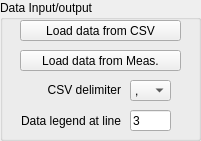
  <widget class="QGroupBox" name="groupBox_IO">
   <property name="geometry">
    <rect>
     <x>9</x>
     <y>9</y>
     <width>201</width>
     <height>141</height>
    </rect>
   </property>
   <property name="title">
    <string>Data Input/output</string>
   </property>
   <widget class="CustomControls::PushButton" name="pbLoadCSV">
    <property name="geometry">
     <rect>
      <x>20</x>
      <y>20</y>
      <width>161</width>
      <height>21</height>
     </rect>
    </property>
    <property name="accessibleName">
     <string>LoadCSV(sim)</string>
    </property>
    <property name="text">
     <string>Load data from CSV</string>
    </property>
    <property name="checkable">
     <bool>false</bool>
    </property>
   </widget>
   <widget class="CustomControls::PushButton" name="pbLoadMeas">
    <property name="geometry">
     <rect>
      <x>20</x>
      <y>50</y>
      <width>161</width>
      <height>21</height>
     </rect>
    </property>
    <property name="accessibleName">
     <string>LoadMeas(sim)</string>
    </property>
    <property name="text">
     <string>Load data from Meas.</string>
    </property>
    <property name="checkable">
     <bool>false</bool>
    </property>
   </widget>
   <widget class="CustomControls::ComboBox" name="cb_delim">
    <property name="geometry">
     <rect>
      <x>130</x>
      <y>80</y>
      <width>41</width>
      <height>21</height>
     </rect>
    </property>
    <property name="accessibleName">
     <string>CSV_DELIM</string>
    </property>
    <item>
     <property name="text">
      <string>,</string>
     </property>
    </item>
    <item>
     <property name="text">
      <string>;</string>
     </property>
    </item>
   </widget>
   <widget class="QLabel" name="label">
    <property name="geometry">
     <rect>
      <x>10</x>
      <y>80</y>
      <width>111</width>
      <height>20</height>
     </rect>
    </property>
    <property name="text">
     <string>CSV delimiter</string>
    </property>
    <property name="alignment">
     <set>Qt::AlignRight|Qt::AlignTrailing|Qt::AlignVCenter</set>
    </property>
   </widget>
   <widget class="CustomControls::LineEdit" name="le_LegendLine">
    <property name="geometry">
     <rect>
      <x>130</x>
      <y>110</y>
      <width>41</width>
      <height>21</height>
     </rect>
    </property>
    <property name="accessibleName">
     <string>CSVLegendLine</string>
    </property>
    <property name="text">
     <string>3</string>
    </property>
    <property name="alignment">
     <set>Qt::AlignLeading|Qt::AlignLeft|Qt::AlignVCenter</set>
    </property>
   </widget>
   <widget class="QLabel" name="label_2">
    <property name="geometry">
     <rect>
      <x>10</x>
      <y>110</y>
      <width>111</width>
      <height>21</height>
     </rect>
    </property>
    <property name="text">
     <string>Data legend at line</string>
    </property>
    <property name="alignment">
     <set>Qt::AlignRight|Qt::AlignTrailing|Qt::AlignVCenter</set>
    </property>
   </widget>
  </widget>
